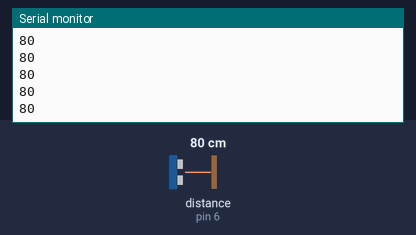
Bench run of a sketch on a simulated Arduino Uno, built with avr-gcc and run on an emulated ATmega328P. On the bench: the last lines printed to the serial monitor. Wiring (inferred from the names in the program): ultrasonic range finder: trigger pin 7; echo pin 6. The test bench sets the inputs (shaded band); at power-on: distance to the obstacle (sensor on pin 6) 80 cm. The echo pulse lasts 58.3 µs per cm.

Above: at 1.2 s.
1.3 s: distance to the obstacle (sensor on pin 6) set to 2 cm
At 2.3 s:
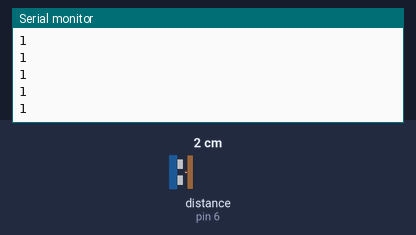
2.8 s: distance to the obstacle (sensor on pin 6) set to 4 cm
At 3.3 s:
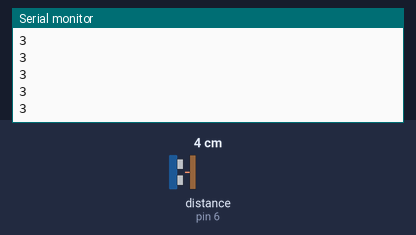
Timing chart, 0 to 5.8 s (numbered marks = the images above; inputs shaded):
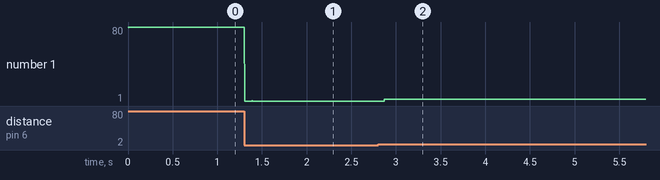

The sketch:

z2.ino
```cpp
int trig=7,echo=6;
long duration;
int distance;
void setup()
{
  pinMode(trig,OUTPUT);
  pinMode(echo,INPUT);
  Serial.begin(9600);
}
void loop()
{
  digitalWrite(trig,LOW);
  delayMicroseconds(10);
  digitalWrite(trig,HIGH);
  delayMicroseconds(10);
  digitalWrite(trig,LOW);
  duration=pulseIn(echo,HIGH);
  distance=(duration/2)/29.1;
  Serial.println(distance);
}
```

Measured:
- after the input at 1.3 s, the serial monitor: prints a new line at once (image 1)
- after the input at 2.8 s, the serial monitor: prints a new line after 0.07 s (image 2)
- plotted number 1: 80 → 1 after the input at 1.3 s, 1 → 3 after the input at 2.8 s
